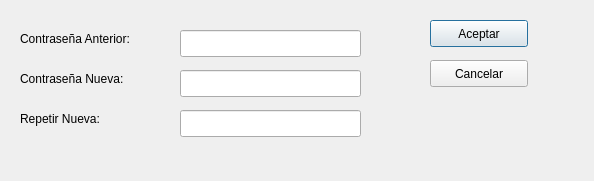
<?xml version="1.0" encoding="UTF-8"?>
<ui version="4.0">
 <class>DialogoCmabioPass</class>
 <widget class="QDialog" name="DialogoCmabioPass">
  <property name="geometry">
   <rect>
    <x>0</x>
    <y>0</y>
    <width>594</width>
    <height>181</height>
   </rect>
  </property>
  <property name="windowTitle">
   <string>Dialog</string>
  </property>
  <widget class="QLabel" name="etiquetaPassAnterior">
   <property name="geometry">
    <rect>
     <x>20</x>
     <y>30</y>
     <width>141</width>
     <height>17</height>
    </rect>
   </property>
   <property name="text">
    <string>Contraseña Anterior:</string>
   </property>
  </widget>
  <widget class="QLabel" name="etiquetaPassNueva">
   <property name="geometry">
    <rect>
     <x>20</x>
     <y>70</y>
     <width>141</width>
     <height>17</height>
    </rect>
   </property>
   <property name="text">
    <string>Contraseña Nueva:</string>
   </property>
  </widget>
  <widget class="QLabel" name="etiquetaRepetir">
   <property name="geometry">
    <rect>
     <x>20</x>
     <y>110</y>
     <width>141</width>
     <height>17</height>
    </rect>
   </property>
   <property name="text">
    <string>Repetir Nueva:</string>
   </property>
  </widget>
  <widget class="QLineEdit" name="campoPassVieja">
   <property name="geometry">
    <rect>
     <x>180</x>
     <y>30</y>
     <width>181</width>
     <height>27</height>
    </rect>
   </property>
   <property name="echoMode">
    <enum>QLineEdit::Password</enum>
   </property>
  </widget>
  <widget class="QLineEdit" name="campoPassNueva">
   <property name="geometry">
    <rect>
     <x>180</x>
     <y>70</y>
     <width>181</width>
     <height>27</height>
    </rect>
   </property>
   <property name="echoMode">
    <enum>QLineEdit::Password</enum>
   </property>
  </widget>
  <widget class="QLineEdit" name="campoPassRepetir">
   <property name="geometry">
    <rect>
     <x>180</x>
     <y>110</y>
     <width>181</width>
     <height>27</height>
    </rect>
   </property>
   <property name="echoMode">
    <enum>QLineEdit::Password</enum>
   </property>
  </widget>
  <widget class="QPushButton" name="botonAceptar">
   <property name="geometry">
    <rect>
     <x>430</x>
     <y>20</y>
     <width>98</width>
     <height>27</height>
    </rect>
   </property>
   <property name="text">
    <string>Aceptar</string>
   </property>
  </widget>
  <widget class="QPushButton" name="botonCancelar">
   <property name="geometry">
    <rect>
     <x>430</x>
     <y>60</y>
     <width>98</width>
     <height>27</height>
    </rect>
   </property>
   <property name="text">
    <string>Cancelar</string>
   </property>
  </widget>
 </widget>
 <resources/>
 <connections/>
</ui>
